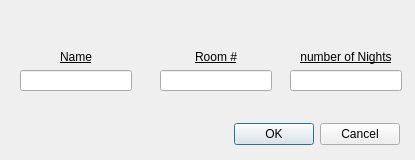
<?xml version="1.0" encoding="UTF-8"?>
<ui version="4.0">
 <class>newGuestDialog</class>
 <widget class="QDialog" name="newGuestDialog">
  <property name="geometry">
   <rect>
    <x>0</x>
    <y>0</y>
    <width>415</width>
    <height>160</height>
   </rect>
  </property>
  <property name="windowTitle">
   <string>Dialog</string>
  </property>
  <widget class="QDialogButtonBox" name="buttonBox">
   <property name="geometry">
    <rect>
     <x>199</x>
     <y>114</y>
     <width>201</width>
     <height>41</height>
    </rect>
   </property>
   <property name="orientation">
    <enum>Qt::Horizontal</enum>
   </property>
   <property name="standardButtons">
    <set>QDialogButtonBox::Cancel|QDialogButtonBox::Ok</set>
   </property>
  </widget>
  <widget class="QWidget" name="layoutWidget">
   <property name="geometry">
    <rect>
     <x>160</x>
     <y>50</y>
     <width>112</width>
     <height>41</height>
    </rect>
   </property>
   <layout class="QVBoxLayout" name="verticalLayout_2">
    <item>
     <widget class="QLabel" name="label_2">
      <property name="font">
       <font>
        <underline>true</underline>
       </font>
      </property>
      <property name="text">
       <string>Room #</string>
      </property>
      <property name="alignment">
       <set>Qt::AlignCenter</set>
      </property>
     </widget>
    </item>
    <item>
     <widget class="QLineEdit" name="lineEdit_2"/>
    </item>
   </layout>
  </widget>
  <widget class="QWidget" name="layoutWidget_2">
   <property name="geometry">
    <rect>
     <x>290</x>
     <y>50</y>
     <width>112</width>
     <height>41</height>
    </rect>
   </property>
   <layout class="QVBoxLayout" name="verticalLayout_3">
    <item>
     <widget class="QLabel" name="label_3">
      <property name="font">
       <font>
        <underline>true</underline>
       </font>
      </property>
      <property name="text">
       <string>number of Nights</string>
      </property>
      <property name="alignment">
       <set>Qt::AlignCenter</set>
      </property>
     </widget>
    </item>
    <item>
     <widget class="QLineEdit" name="lineEdit_3"/>
    </item>
   </layout>
  </widget>
  <widget class="QWidget" name="">
   <property name="geometry">
    <rect>
     <x>20</x>
     <y>50</y>
     <width>112</width>
     <height>41</height>
    </rect>
   </property>
   <layout class="QVBoxLayout" name="verticalLayout">
    <item>
     <widget class="QLabel" name="label">
      <property name="font">
       <font>
        <underline>true</underline>
       </font>
      </property>
      <property name="text">
       <string>Name</string>
      </property>
      <property name="alignment">
       <set>Qt::AlignCenter</set>
      </property>
     </widget>
    </item>
    <item>
     <widget class="QLineEdit" name="lineEdit"/>
    </item>
   </layout>
  </widget>
 </widget>
 <resources/>
 <connections>
  <connection>
   <sender>buttonBox</sender>
   <signal>accepted()</signal>
   <receiver>newGuestDialog</receiver>
   <slot>accept()</slot>
   <hints>
    <hint type="sourcelabel">
     <x>248</x>
     <y>254</y>
    </hint>
    <hint type="destinationlabel">
     <x>157</x>
     <y>274</y>
    </hint>
   </hints>
  </connection>
  <connection>
   <sender>buttonBox</sender>
   <signal>rejected()</signal>
   <receiver>newGuestDialog</receiver>
   <slot>reject()</slot>
   <hints>
    <hint type="sourcelabel">
     <x>316</x>
     <y>260</y>
    </hint>
    <hint type="destinationlabel">
     <x>286</x>
     <y>274</y>
    </hint>
   </hints>
  </connection>
 </connections>
</ui>
